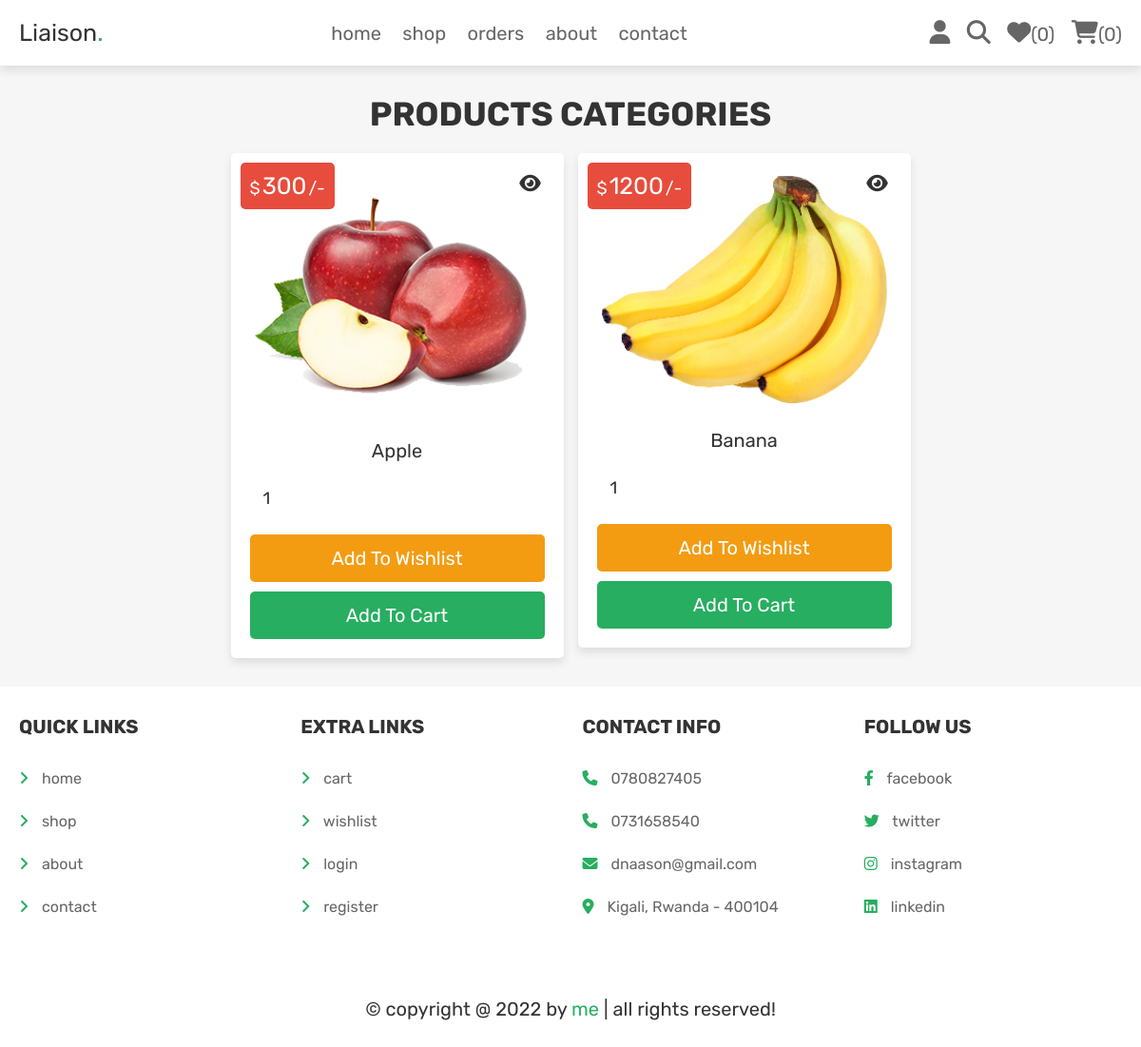
Before: /category.php?category=fruits (signed in) with the older database file.
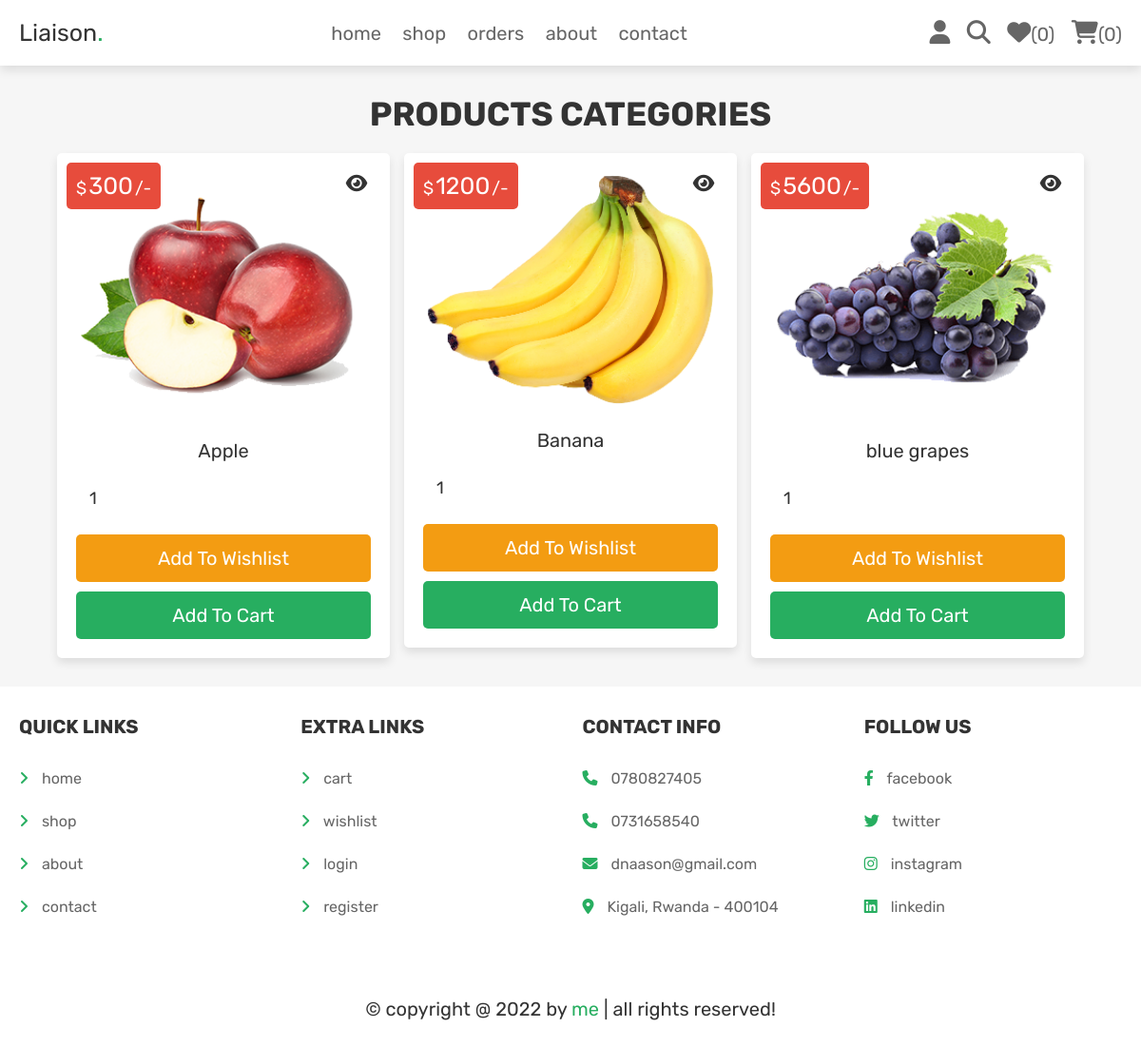
After: the same page with the newer database file.
### tables this page shows
CREATE TABLE `products` (
  `id` int(100) NOT NULL,
  `name` varchar(100) NOT NULL,
  `category` varchar(20) NOT NULL,
  `details` varchar(500) NOT NULL,
  `price` int(100) NOT NULL,
  `image` varchar(100) NOT NULL
);

### category.php (the view, shortened to what this page needs)
<?php
@include 'config.php';
?>
<!DOCTYPE html>
<html lang="en">
<head>
   <link rel="stylesheet" href="https://cdnjs.cloudflare.com/ajax/libs/font-awesome/6.1.1/css/all.min.css">
   <link rel="stylesheet" href="css/style.css">
</head>
<body>
<?php include 'header.php'; ?>
<section class="products">
   <h1 class="title">products categories</h1>
   <div class="box-container">
   <?php
      $category_name = $_GET['category'];
      $select_products = $conn->prepare("SELECT * FROM `products` WHERE category = ?");
      $select_products->execute([$category_name]);
      if($select_products->rowCount() > 0){
         while($fetch_products = $select_products->fetch(PDO::FETCH_ASSOC)){
   ?>
   <form action="" class="box" method="POST">
      <div class="price">$<span><?= $fetch_products['price']; ?></span>/-</div>
      <a href="view_page.php?pid=<?= $fetch_products['id']; ?>" class="fas fa-eye"></a>
      <img src="uploaded_img/<?= $fetch_products['image']; ?>" alt="">
      <div class="name"><?= $fetch_products['name']; ?></div>
      <input type="number" min="1" value="1" name="p_qty" class="qty">
      <input type="submit" value="add to wishlist" class="option-btn" name="add_to_wishlist">
      <input type="submit" value="add to cart" class="btn" name="add_to_cart">
   </form>
   <?php
         }
      }else{
         echo '<p class="empty">no products available!</p>';
      }
   ?>
   </div>
</section>
<?php include 'footer.php'; ?>
</body>
</html>

Changed rows visible on the page:
added products: price "5600", image (picture), name "blue grapes"
